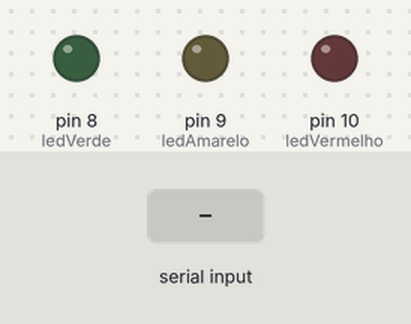
Simulated run of this sketch. Board: Arduino Uno, built with avr-gcc and run on an emulated ATmega328P. Shown: output pins drawn as LEDs (lit = HIGH). The inputs (shaded band) are chosen by the test bench. What the sketch prints to the serial monitor is not drawn.

Above: at 1.2 s.
1.3 s: "s" received over Serial
At 1.7 s:
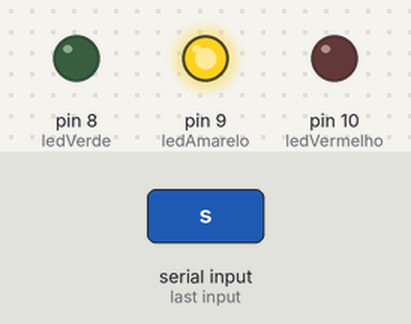
2.8 s: "d" received over Serial
At 4.0 s:
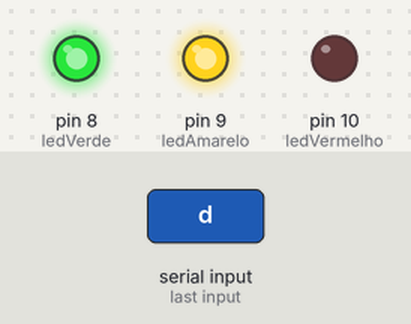
4.3 s: "a" received over Serial
At 5.2 s:
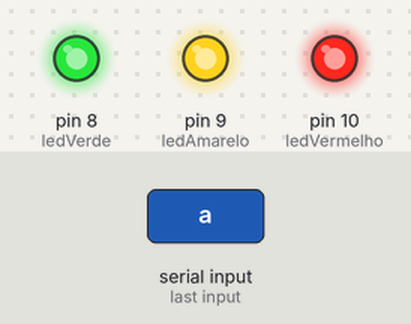
Timing chart, 0 to 7.3 s (numbered marks = the images above; inputs shaded):
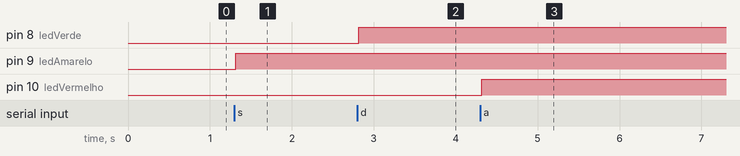

The sketch:

Controle_serial_de_leds_pelo_teclado.ino
```cpp
int tecla = 0;
int ledVerde = 8;
int ledAmarelo = 9;
int ledVermelho = 10;


void setup(){
  //Ativando o serial monitor que exibirá os valores lidos no sensor.
  Serial.begin(9600);

  //Definindo pinos digitais dos leds como de saída.
  pinMode(ledVerde,OUTPUT);
  pinMode(ledAmarelo,OUTPUT);
  pinMode(ledVermelho,OUTPUT);
}


void loop(){
   tecla = Serial.read();
   Serial.print("Valor lido");
   Serial.println(tecla,DEC);

   if (tecla == 97) // ativando pela tecla a
   {
   digitalWrite(ledVermelho,HIGH);
   }

   if (tecla == 115) // ativando pela tecla s
   {
   digitalWrite(ledAmarelo,HIGH);
   }

   if (tecla == 100) // ativando pela tecla d
   {
   digitalWrite(ledVerde,HIGH);
   }

   if (tecla == 32) // ativando pela tecla space
   {
   digitalWrite(ledVerde,LOW);
   digitalWrite(ledAmarelo,LOW);
   digitalWrite(ledVermelho,LOW);
     }
}
```

Measured:
- after the input at 1.3 s, pin 9 (ledAmarelo): LOW → HIGH at once
- after the input at 2.8 s, pin 8 (ledVerde): LOW → HIGH at once
- after the input at 4.3 s, pin 10 (ledVermelho): LOW → HIGH at once
